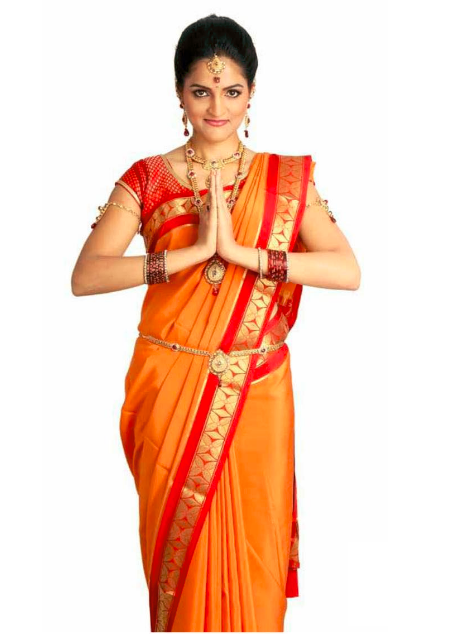
#> input picture ksicsilk-website-5/assets/img/site/source/Capture1.png, 452 x 634 px
$ python -i build-assets.py   (imports and definitions only)
#> lines starting #> are read from the running program, lines starting #| are printed output that depends on the picture; after the words box and inside, x2 and y2 are one past the last pixel; in counts of white or black regions, pixels touching at a corner belong together
"""Pull every product image from ksicsilk.com, lift the subjects off their white
backgrounds and write the catalogue the home page renders from.

Run from the ksicsilk-website-5 folder (macOS only - the cut-outs use the Vision framework):

    python3 tools/build-assets.py            # scrape + download + cut out + build
    python3 tools/build-assets.py --offline  # rebuild from the files already in assets/img

Outputs
    assets/img/products/original/*.jpg   untouched product photos from the live site
    assets/img/products/cutout/*.webp    transparent cut-outs used on the page
    assets/img/designs/original|cutout   the same for each saree design (colourway)
    assets/img/site/*                    brand + lifestyle imagery
    assets/js/catalog.js                 window.KSIC_CATALOG, read by assets/js/app.js
"""
from __future__ import annotations

import html
import json
import re
import subprocess
import sys
import tempfile
from pathlib import Path

import numpy as np
from PIL import Image, ImageFilter

ROOT = Path(__file__).resolve().parent.parent
SITE = "https://www.ksicsilk.com"
IMG = ROOT / "assets" / "img"
PROD_ORIG, PROD_CUT = IMG / "products" / "original", IMG / "products" / "cutout"
DES_ORIG, DES_CUT = IMG / "designs" / "original", IMG / "designs" / "cutout"
SITE_DIR = IMG / "site"
SOURCE_JSON = ROOT / "tools" / "source.json"
OFFLINE = "--offline" in sys.argv

# Friendly names for the article codes used on ksicsilk.com.
SAREE_COLOURS = {
    29: "Peacock Teal", 33: "Black & Kumkum", 34: "Royal Blue", 35: "Parrot Green",
    38: "Navy with Kumkum Border", 39: "Rani Pink", 40: "Ivory with Red Border",
    42: "Kumkum Red", 43: "Magenta", 44: "Blue Zari Checks", 45: "Purple Zari Checks",
    46: "Marigold with Black Border", 47: "Ivory Gold", 48: "Rani Pink Brocade",
    49: "Midnight Navy", 51: "Slate Blue", 52: "Teal Georgette", 62: "Bottle Green Zari Checks",
    84: "Gandaberunda Navy",
}
# Colour stories used by the lookbook filters.
SAREE_TONES = {
    29: "blues", 33: "reds", 34: "blues", 35: "greens", 38: "blues", 39: "pinks", 40: "ivory",
    42: "reds", 43: "pinks", 44: "blues", 45: "blues", 46: "reds", 47: "ivory", 48: "pinks",
    49: "blues", 51: "blues", 52: "greens", 62: "greens", 84: "blues",
}
FAMILIES = {  # men's wear and gifting are listed once per colour on the live site; group them
    "shirt": dict(name="Pure Silk Shirt", category="men", ids=[58, 70, 71],
                  colours=["Turmeric Yellow", "Emerald", "Charcoal"]),
    "kurta": dict(name="Pure Silk Kurta", category="men", ids=[72, 73, 74, 75, 76],
                  colours=["Wine", "Plum", "Mint", "Blush Pink", "Bottle Green"]),
    "tie": dict(name="Pure Silk Tie", category="men", ids=[63, 66, 67, 68, 69],
                colours=["Aubergine Dot", "Crimson", "Slate Stripe", "Navy Gold Stripe", "Maroon Weave"]),
    "giftbox": dict(name="Tie & Pocket Square Gift Box", category="gifting", ids=[77, 78, 80],
                    colours=["Paisley Red", "Royal Blue", "Coral Red"]),
}


# [8 lines left out: function curl, not called in this run]


def slugify(text: str) -> str:
    return re.sub(r"[^a-z0-9]+", "-", text.lower().replace("article", "")).strip("-")


# [47 lines left out: functions scrape, download, vision_cutout, not called in this run]


def white_key(src: Path, dest: Path, tol: float = 40) -> None:
    """Fallback when Vision finds no subject: flood the white backdrop in from the borders."""
#> called with src = '../assets/img/site/source/Capture1.png', dest = 'out.png', tol = 40
    from collections import deque
    im = Image.open(src).convert("RGB")
#> im is the input picture: PIL image 452x634 RGB; mean R, G, B 244.1, 206.4, 186.9
    dist = np.sqrt(((255 - np.asarray(im).astype(int)) ** 2).sum(2))
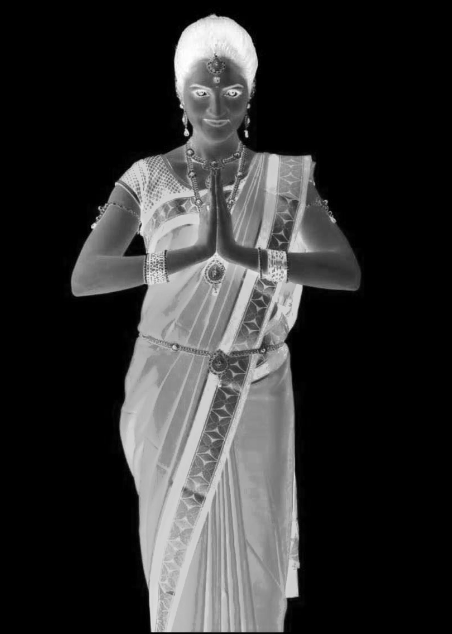
#> dist: shape (634, 452) float64; min 0, max 441.7, mean 86.2; drawn with min black and max white
    h, w = dist.shape
#> h = 634; w = 452
    bg = np.zeros((h, w), bool)
    queue = deque([(0, x) for x in range(w)] + [(h - 1, x) for x in range(w)] +
                  [(y, 0) for y in range(h)] + [(y, w - 1) for y in range(h)])
    while queue:
        y, x = queue.popleft()
        if bg[y, x] or dist[y, x] > tol:
            continue
        bg[y, x] = True
        for ny, nx in ((y + 1, x), (y - 1, x), (y, x + 1), (y, x - 1)):
            if 0 <= ny < h and 0 <= nx < w and not bg[ny, nx]:
                queue.append((ny, nx))
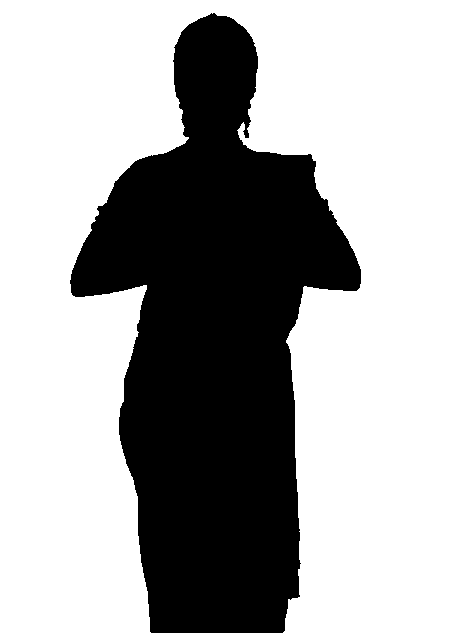
#> bg: shape (634, 452) bool; 66% white; 1 black region, box (x1, y1, x2, y2) and area: (70, 13, 361, 633) 97416
    rgba = im.convert("RGBA")
    rgba.putalpha(Image.fromarray(((~bg) * 255).astype(np.uint8)).filter(ImageFilter.GaussianBlur(1.2)))
    rgba.save(dest)


# [118 lines left out: functions finish, swatch, build, not called in this run]


# [2 lines not run here, left out]

>>> result = white_key('../assets/img/site/source/Capture1.png', 'out.png')

$ run again, on ksicsilk-website-5/NOVA AW25 Luxury Fashion Homepage.png
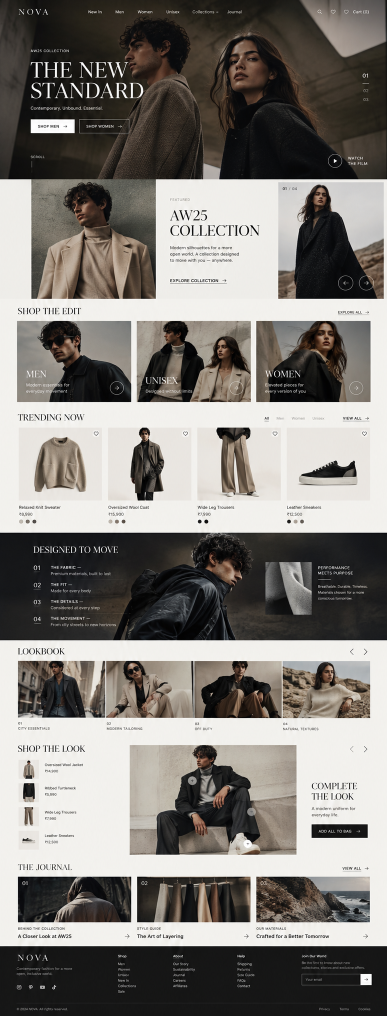
#> input picture ksicsilk-website-5/NOVA AW25 Luxury Fashion Homepage.png, 774 x 2032 px (shown at 1/2 size)
#> in white_key, im is the input picture: PIL image 774x2032 RGB; mean R, G, B 128.8, 125.1, 120.4
#> after the loop in white_key, `while queue:`:
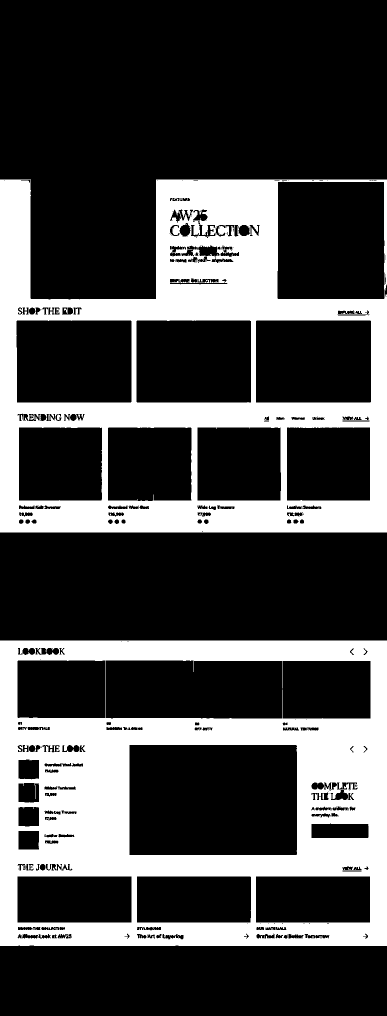
#> bg: shape (2032, 774) bool (shown at 1/2 size); 28.6% white; 2 white regions, box (x1, y1, x2, y2) and area: (0, 1281, 774, 1892) 235049, (0, 359, 774, 1065) 214624
#> in white_key, `rgba.putalpha(Image.fromarray(((~bg) * 255).astype(np.uint8)).filter(I..`:
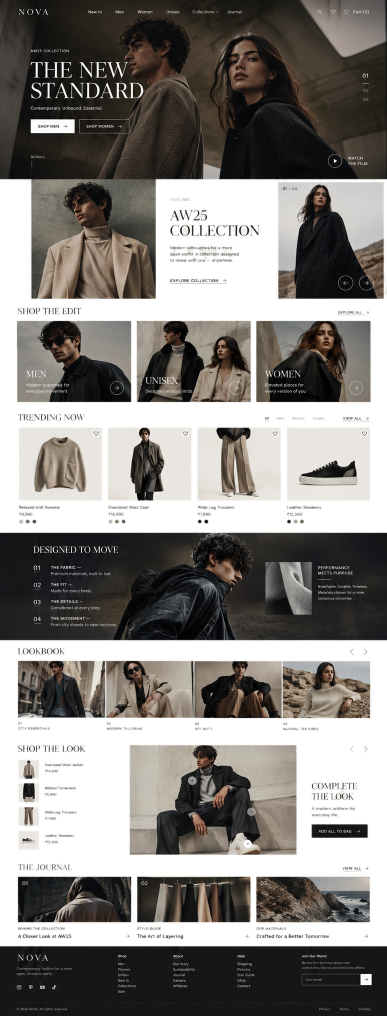
#> rgba: PIL image 774x2032 RGBA (shown at 1/2 size); mean R, G, B, A 128.8, 125.1, 120.4, 182.1; transparent parts drawn white

$ run again, on ksicsilk-website-1/assets/images/brand/slider3.jpg
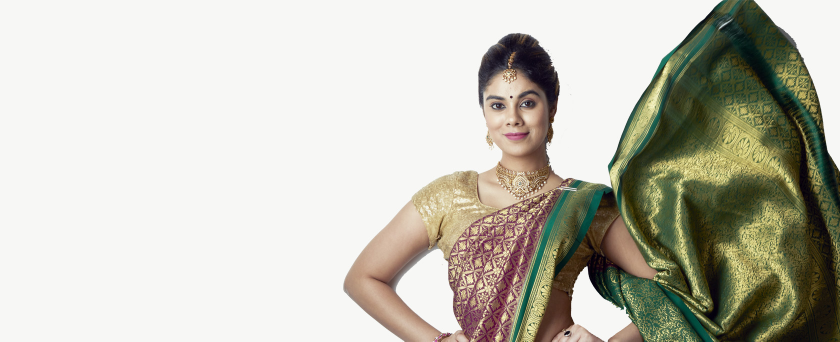
#> input picture ksicsilk-website-1/assets/images/brand/slider3.jpg, 1680 x 683 px (shown at 1/2 size)
#> in white_key, im is the input picture: PIL image 1680x683 RGB; mean R, G, B 194.9, 193.2, 181.6
#> in white_key, `dist = np.sqrt(((255 - np.asarray(im).astype(int)) ** 2).sum(2))`:
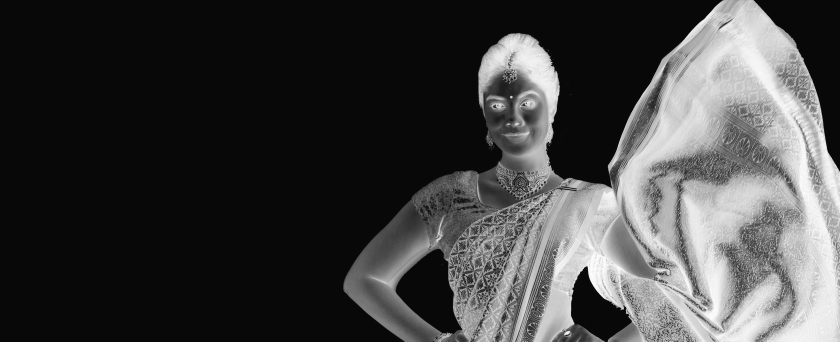
#> dist: shape (683, 1680) float64 (shown at 1/2 size); min 0, max 441.1, mean 114; drawn with min black and max white
#> after the loop in white_key, `while queue:`:
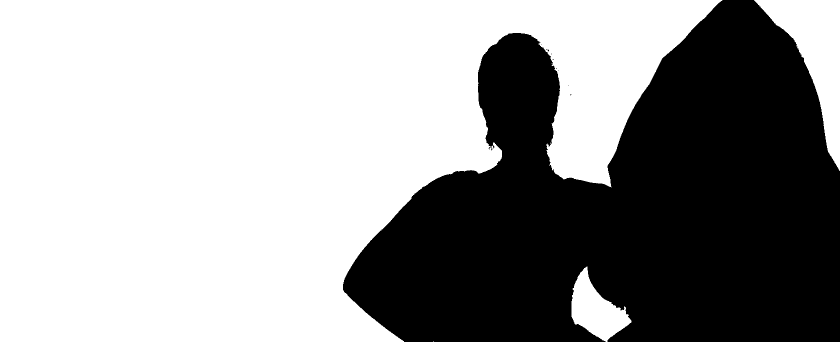
#> bg: shape (683, 1680) bool (shown at 1/2 size); 61.3% white; 10 black regions (9 under 20 px), largest, box (x1, y1, x2, y2) and area: (686, 0, 1680, 683) 443574
